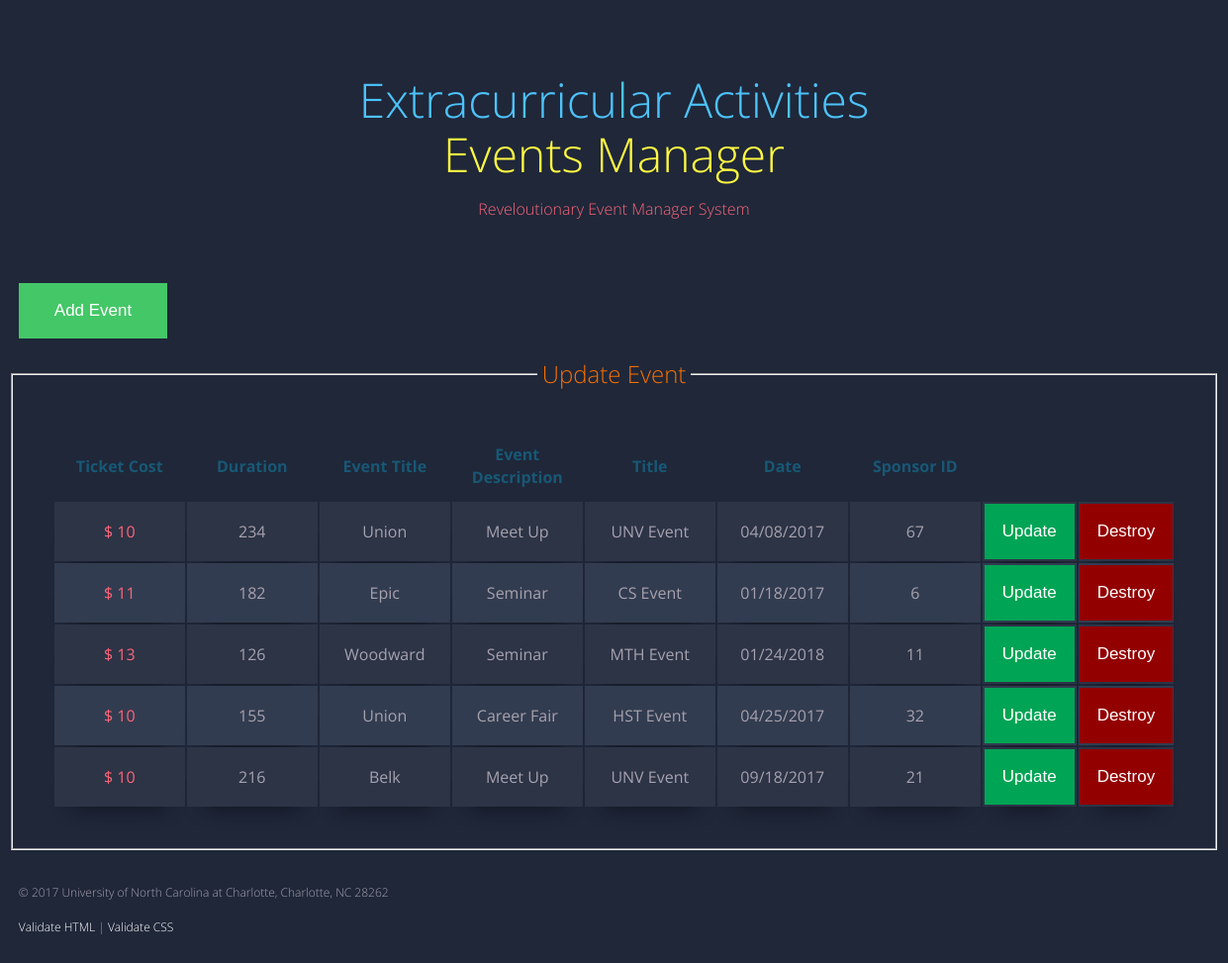
The page / on the database its author committed.
### tables this page shows
CREATE TABLE `event` (
  `eventID` int(11) NOT NULL AUTO_INCREMENT,
  `ticket_Cost` int(11) DEFAULT NULL,
  `length` int(11) DEFAULT NULL,
  `location_Description` varchar(45) DEFAULT NULL,
  `event_Description` varchar(45) DEFAULT NULL,
  `title` varchar(45) DEFAULT NULL,
  `date/time` varchar(45) DEFAULT NULL,
  `sponsorID` int(11) NOT NULL,
  PRIMARY KEY (`eventID`),
  KEY `fk_Event_Person1_idx` (`sponsorID`),
  CONSTRAINT `fk_Event_Person1` FOREIGN KEY (`sponsorID`) REFERENCES `person` (`PersonID`) ON DELETE NO ACTION ON UPDATE NO ACTION
);

### index.php (the view, shortened to what this page needs)
<?php
require_once('database.php');
$query = 'SELECT * FROM event
ORDER BY eventID';
$queryExec = $db->prepare($query);
$queryExec->execute();
$events = $queryExec->fetchAll();
include "Templates/header.php";
?>
<div class="container">
    <form id="add_event" action="./add_event_form.php" method="post">
        <input class="buttons" type="submit" value="Add Event">
    </form>
    <fieldset id="fieldset">
                <legend>
                    Update Event
                </legend>
    <table>
        <tr>
            <th>
                <h1>Ticket Cost</h1>
            </th>
            <th>
                <h1>Duration</h1>
            </th>
            <th>
                <h1>Event Title</h1>
            </th>
            <th>
                <h1>Event Description</h1>
            </th>
            <th>
                <h1>Title</h1>
            </th>
            <th>
                <h1>Date</h1>
            </th>
            <th>
                <h1>Sponsor ID</h1>
            </th>
        </tr>
        <?php foreach ($events as $event) : ?>
        <tr>
            <td>$
                <?php echo $event['ticket_Cost']; ?>
            </td>
            <td>
                <?php echo $event['length']; ?>
            </td>
            <td>
                <?php echo $event['location_Description']; ?>
            </td>
            <td>
                <?php echo $event['event_Description']; ?>
            </td>
            <td>
                <?php echo $event['title']; ?>
            </td>
            <td>
                <?php echo $event['date/time']; ?>
            </td>
            <td>
                <?php echo $event['sponsorID']; ?>
            </td>
            <td>
                <form action="update_event_form.php" method="post">
                    <input id="updateBtn" type="submit" value="Update">
                </form>
            </td>
            <td>
                <form action="delete_event.php" method="post">
                    <input id="destroyBtn" type="submit" value="Destroy">
                </form>
            </td>
        </tr>
        <?php endforeach; ?>
    </table>
</fieldset>
<?php include "Templates/footer.php"; ?>

### Templates/header.php (shortened to what this page needs)
<!DOCTYPE html>
<html lang="en">
<head>
    <link rel="stylesheet" href="main.css">
</head>
<body>
    <header>
        <h1>Extracurricular Activities</h1>
    <h1>
        <span class="yellow">
            Events Manager
        </span>
    </h1>
    <h2>
        Reveloutionary Event Manager System
    </h2>
    </header>

### Templates/footer.php
        <footer>
            <p>&copy;
                <?php echo date("Y"); ?> University of North Carolina at Charlotte, Charlotte, NC 28262</p>
            <a href="https://validator.w3.org/check?uri=referer">Validate HTML</a> |
            <a href="https://jigsaw.w3.org/css-validator/check/referer">Validate CSS</a>
        </footer>
    </div>
</body>
</html>

### main.css (style rules this page uses)
header { padding-top: 50px; padding-bottom: 50px; }
body { font-family: 'Open Sans', sans-serif; font-weight: 300; line-height: 1.42em; color:#A7A1AE; background-color:#1F2739; }
footer { padding: 50px; clear: both; }
h1 { font-size:3em; font-weight: 300; text-align: center; color: #4DC3FA; }
h2 { font-size:1em; font-weight: 300; text-align: center; display: block; color: #FB667A; }
.yellow { color: #FFF842; }
.container th h1 { font-weight: bold; font-size: 1em; text-align: center; color: #185875; min-width: 130px; }
.container td { font-weight: normal; font-size: 1em; -webkit-box-shadow: 0 20px 10px -20px #0E1119; -moz-box-shadow: 0 20px 20px -20px #0E1119; box-shadow: 0 20px 20px -20px #0E1119; }
.container { text-align: center; overflow: hidden; display: table; padding: 0 0 8em 0; margin-left: auto; margin-right: auto; width: 900px; }
.container tr:nth-child(odd) { background-color: #323C50; }
.container tr:nth-child(even) { background-color: #2C3446; }
.container th { background-color: #1F2739; }
.container td:first-child { color: #FB667A; }
#add_event { text-align: left; padding-bottom: 20px; padding-left: 10px; }
footer { text-align: left; padding-top: 20px; padding-left: 10px; font-size: 12px; }
legend { font-size:24px; text-align: center; color: rgb(247, 111, 0); padding: 5px; }
#fieldset { text-align: center; padding: 40px; }
input, select { background: rgb(192, 192, 192); padding: 10px 5px 10px 5px; border: none; }
input.buttons { background-color:#44c767; display:inline-block; cursor:pointer; color:#ffffff; font-family:Arial; font-size:17px; padding:18px 36px; text-decoration:none; border: 0px; max-width: 200px; }
#updateBtn { background-color:#00a455; display:inline-block; cursor:pointer; color:#ffffff; font-family:Arial; font-size:17px; padding:18px; text-decoration:none; border: 0px; margin: 1px; }
#destroyBtn { background-color:#930000; display:inline-block; cursor:pointer; color:#ffffff; font-family:Arial; font-size:17px; padding:18px; text-decoration:none; border: 0px; }
a { text-decoration: none; color: white; }

### rows shown on the page
event: ticket_Cost "10", length "234", location_Description "Union", event_Description "Meet Up", title "UNV Event", value "04/08/2017", sponsorID "67"
event: ticket_Cost "11", length "182", location_Description "Epic", event_Description "Seminar", title "CS Event", value "01/18/2017", sponsorID "6"
event: ticket_Cost "13", length "126", location_Description "Woodward", event_Description "Seminar", title "MTH Event", value "01/24/2018", sponsorID "11"
event: ticket_Cost "10", length "155", location_Description "Union", event_Description "Career Fair", title "HST Event", value "04/25/2017", sponsorID "32"
event: ticket_Cost "10", length "216", location_Description "Belk", event_Description "Meet Up", title "UNV Event", value "09/18/2017", sponsorID "21"
